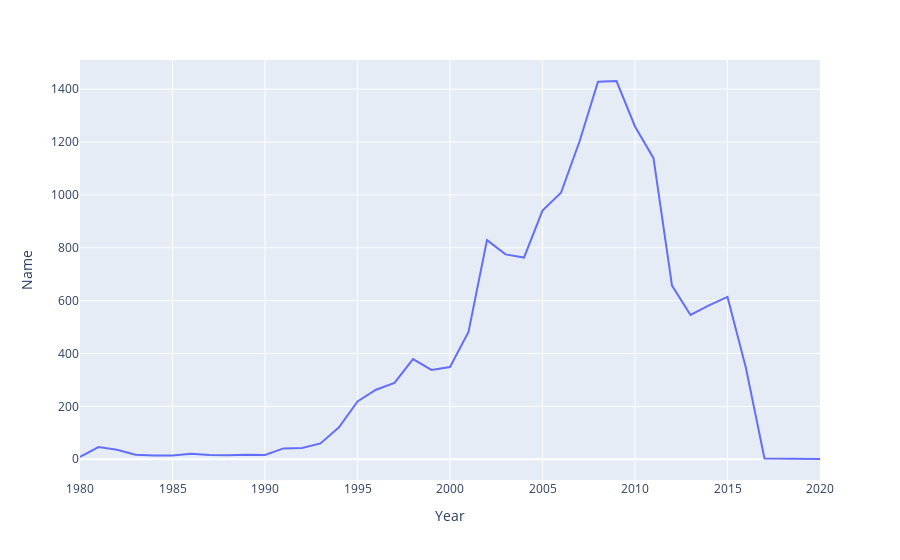

The notebook cell this image was saved under:
### Code cell
px.line(data, 'Year', 'Name')

### Figure 1 — Plotly figure (JSON) as saved in the notebook; plotly's stock layout.template omitted (floating-point values rounded to 4 significant figures)
{"data": [{"hovertemplate": "Year=%{x}<br>Name=%{y}<extra></extra>", "legendgroup": "", "line": {"color": "#636efa", "dash": "solid"}, "marker": {"symbol": "circle"}, "mode": "lines", "name": "", "orientation": "v", "showlegend": false, "type": "scatter", "x": [1980, 1981, 1982, 1983, 1984, 1985, 1986, 1987, 1988, 1989, 1990, 1991, 1992, 1993, 1994, 1995, 1996, 1997, 1998, 1999, 2000, 2001, 2002, 2003, 2004, 2005, 2006, 2007, 2008, 2009, 2010, 2011, 2012, 2013, 2014, 2015, 2016, 2017, 2020], "xaxis": "x", "y": [9, 46, 36, 17, 14, 14, 21, 16, 15, 17, 16, 41, 43, 60, 121, 219, 263, 289, 379, 338, 349, 482, 829, 775, 763, 941, 1008, 1202, 1428, 1431, 1259, 1139, 657, 546, 582, 614, 344, 3, 1], "yaxis": "y"}], "layout": {"legend": {"tracegroupgap": 0}, "margin": {"t": 60}, "xaxis": {"anchor": "y", "domain": [0, 1], "title": {"text": "Year"}}, "yaxis": {"anchor": "x", "domain": [0, 1], "title": {"text": "Name"}}}}
